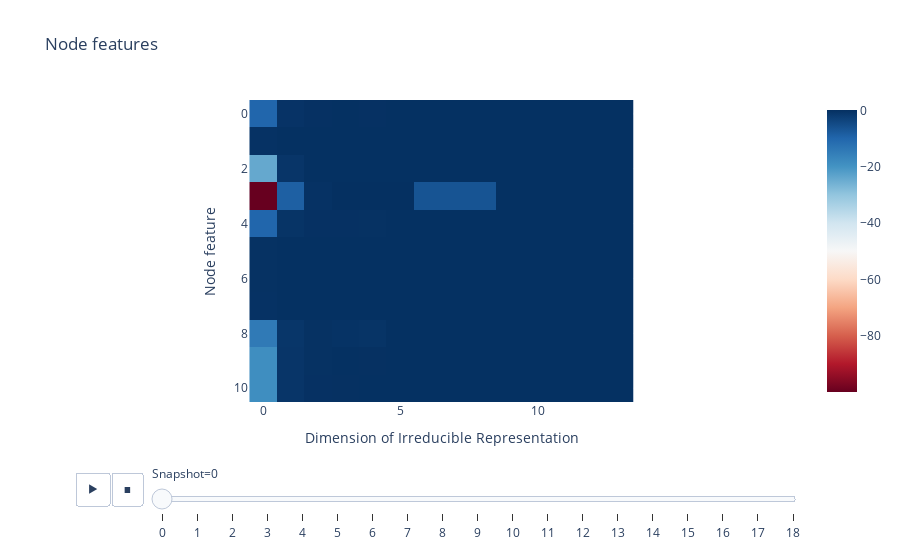

Notebook code for this chart:
### Markdown cell above
- **Node features**: The diagonal elements of the sub-diagonalised Hamiltonian matrix
- **Edge features**: Bond lengths of the _z_-matrix interpolated transition state structures
- **Global features**: Eigenvalues of the minimal basis representation of the Hamiltonian matrix

### Code cell
fig = px.imshow(
    node_features,
    animation_frame=0,
    color_continuous_scale='RdBu',
    title='Node features',
    labels={'x': 'Dimension of Irreducible Representation', 'y': 'Node feature', 'animation_frame': 'Snapshot'},
)
fig.show()

### Figure 1 — Plotly figure (JSON) as saved in the notebook; plotly's stock layout.template omitted (floating-point values rounded to 4 significant figures; data arrays with more than 128 entries replaced by an {"elided": "..."} marker saying what was removed)
{"data": [{"coloraxis": "coloraxis", "hovertemplate": "Dimension of Irreducible Representation: %{x}<br>Node feature: %{y}<br>color: %{z}<extra></extra>", "name": "0", "type": "heatmap", "xaxis": "x", "yaxis": "y", "z": {"elided": "11x14 float values"}}], "layout": {"coloraxis": {"colorscale": [[0, "rgb(103,0,31)"], [0.1, "rgb(178,24,43)"], [0.2, "rgb(214,96,77)"], [0.3, "rgb(244,165,130)"], [0.4, "rgb(253,219,199)"], [0.5, "rgb(247,247,247)"], [0.6, "rgb(209,229,240)"], [0.7, "rgb(146,197,222)"], [0.8, "rgb(67,147,195)"], [0.9, "rgb(33,102,172)"], [1, "rgb(5,48,97)"]]}, "sliders": [{"active": 0, "currentvalue": {"prefix": "Snapshot="}, "len": 0.9, "pad": {"b": 10, "t": 60}, "steps": [{"args": [["0"], {"frame": {"duration": 0, "redraw": true}, "fromcurrent": true, "mode": "immediate", "transition": {"duration": 0, "easing": "linear"}}], "label": "0", "method": "animate"}, {"args": [["1"], {"frame": {"duration": 0, "redraw": true}, "fromcurrent": true, "mode": "immediate", "transition": {"duration": 0, "easing": "linear"}}], "label": "1", "method": "animate"}, {"args": [["2"], {"frame": {"duration": 0, "redraw": true}, "fromcurrent": true, "mode": "immediate", "transition": {"duration": 0, "easing": "linear"}}], "label": "2", "method": "animate"}, {"args": [["3"], {"frame": {"duration": 0, "redraw": true}, "fromcurrent": true, "mode": "immediate", "transition": {"duration": 0, "easing": "linear"}}], "label": "3", "method": "animate"}, {"args": [["4"], {"frame": {"duration": 0, "redraw": true}, "fromcurrent": true, "mode": "immediate", "transition": {"duration": 0, "easing": "linear"}}], "label": "4", "method": "animate"}, {"args": [["5"], {"frame": {"duration": 0, "redraw": true}, "fromcurrent": true, "mode": "immediate", "transition": {"duration": 0, "easing": "linear"}}], "label": "5", "method": "animate"}, {"args": [["6"], {"frame": {"duration": 0, "redraw": true}, "fromcurrent": true, "mode": "immediate", "transition": {"duration": 0, "easing": "linear"}}], "label": "6", "method": "animate"}, {"args": [["7"], {"frame": {"duration": 0, "redraw": true}, "fromcurrent": true, "mode": "immediate", "transition": {"duration": 0, "easing": "linear"}}], "label": "7", "method": "animate"}, {"args": [["8"], {"frame": {"duration": 0, "redraw": true}, "fromcurrent": true, "mode": "immediate", "transition": {"duration": 0, "easing": "linear"}}], "label": "8", "method": "animate"}, {"args": [["9"], {"frame": {"duration": 0, "redraw": true}, "fromcurrent": true, "mode": "immediate", "transition": {"duration": 0, "easing": "linear"}}], "label": "9", "method": "animate"}, {"args": [["10"], {"frame": {"duration": 0, "redraw": true}, "fromcurrent": true, "mode": "immediate", "transition": {"duration": 0, "easing": "linear"}}], "label": "10", "method": "animate"}, {"args": [["11"], {"frame": {"duration": 0, "redraw": true}, "fromcurrent": true, "mode": "immediate", "transition": {"duration": 0, "easing": "linear"}}], "label": "11", "method": "animate"}, {"args": [["12"], {"frame": {"duration": 0, "redraw": true}, "fromcurrent": true, "mode": "immediate", "transition": {"duration": 0, "easing": "linear"}}], "label": "12", "method": "animate"}, {"args": [["13"], {"frame": {"duration": 0, "redraw": true}, "fromcurrent": true, "mode": "immediate", "transition": {"duration": 0, "easing": "linear"}}], "label": "13", "method": "animate"}, {"args": [["14"], {"frame": {"duration": 0, "redraw": true}, "fromcurrent": true, "mode": "immediate", "transition": {"duration": 0, "easing": "linear"}}], "label": "14", "method": "animate"}, {"args": [["15"], {"frame": {"duration": 0, "redraw": true}, "fromcurrent": true, "mode": "immediate", "transition": {"duration": 0, "easing": "linear"}}], "label": "15", "method": "animate"}, {"args": [["16"], {"frame": {"duration": 0, "redraw": true}, "fromcurrent": true, "mode": "immediate", "transition": {"duration": 0, "easing": "linear"}}], "label": "16", "method": "animate"}, {"args": [["17"], {"frame": {"duration": 0, "redraw": true}, "fromcurrent": true, "mode": "immediate", "transition": {"duration": 0, "easing": "linear"}}], "label": "17", "method": "animate"}, {"args": [["18"], {"frame": {"duration": 0, "redraw": true}, "fromcurrent": true, "mode": "immediate", "transition": {"duration": 0, "easing": "linear"}}], "label": "18", "method": "animate"}], "x": 0.1, "xanchor": "left", "y": 0, "yanchor": "top"}], "title": {"text": "Node features"}, "updatemenus": [{"buttons": [{"args": [null, {"frame": {"duration": 500, "redraw": true}, "fromcurrent": true, "mode": "immediate", "transition": {"duration": 500, "easing": "linear"}}], "label": "&#9654;", "method": "animate"}, {"args": [[null], {"frame": {"duration": 0, "redraw": true}, "fromcurrent": true, "mode": "immediate", "transition": {"duration": 0, "easing": "linear"}}], "label": "&#9724;", "method": "animate"}], "direction": "left", "pad": {"r": 10, "t": 70}, "showactive": false, "type": "buttons", "x": 0.1, "xanchor": "right", "y": 0, "yanchor": "top"}], "xaxis": {"anchor": "y", "constrain": "domain", "domain": [0, 1], "scaleanchor": "y", "title": {"text": "Dimension of Irreducible Representation"}}, "yaxis": {"anchor": "x", "autorange": "reversed", "constrain": "domain", "domain": [0, 1], "title": {"text": "Node feature"}}}}
